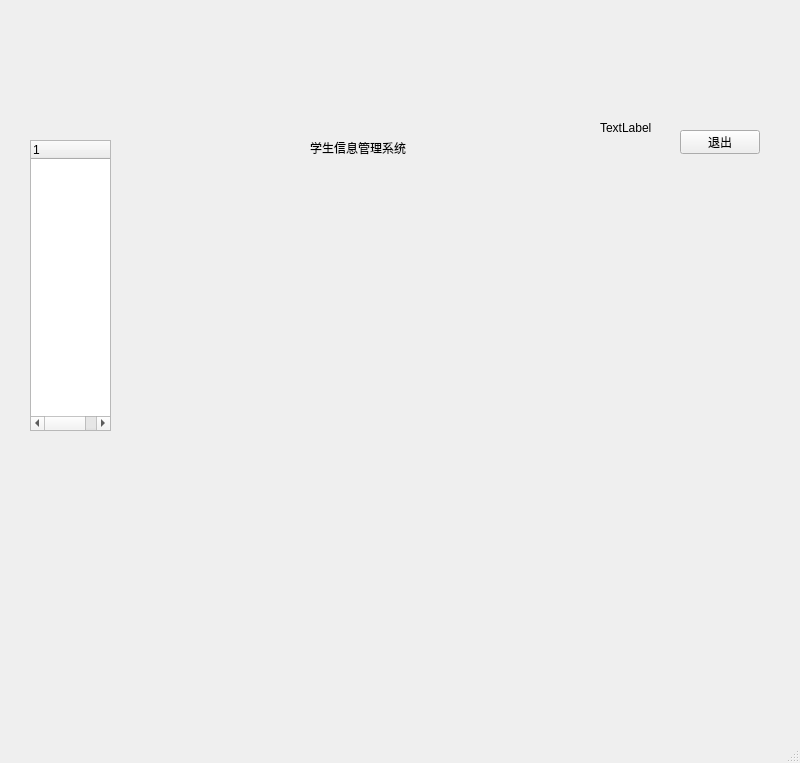
<?xml version="1.0" encoding="UTF-8"?>
<ui version="4.0">
 <class>MainWindow</class>
 <widget class="QMainWindow" name="MainWindow">
  <property name="geometry">
   <rect>
    <x>0</x>
    <y>0</y>
    <width>800</width>
    <height>763</height>
   </rect>
  </property>
  <property name="windowTitle">
   <string>学生信息管理系统</string>
  </property>
  <property name="windowIcon">
   <iconset resource="res.qrc">
    <normaloff>:/icon1.jpg</normaloff>:/icon1.jpg</iconset>
  </property>
  <property name="toolTip">
   <string>这是学生管理系统</string>
  </property>
  <widget class="QWidget" name="centralwidget">
   <widget class="QLabel" name="label">
    <property name="geometry">
     <rect>
      <x>310</x>
      <y>140</y>
      <width>231</width>
      <height>16</height>
     </rect>
    </property>
    <property name="text">
     <string>学生信息管理系统</string>
    </property>
   </widget>
   <widget class="QLabel" name="label_2">
    <property name="geometry">
     <rect>
      <x>510</x>
      <y>75</y>
      <width>54</width>
      <height>51</height>
     </rect>
    </property>
    <property name="text">
     <string/>
    </property>
   </widget>
   <widget class="QLabel" name="label_3">
    <property name="geometry">
     <rect>
      <x>600</x>
      <y>120</y>
      <width>54</width>
      <height>16</height>
     </rect>
    </property>
    <property name="text">
     <string>TextLabel</string>
    </property>
   </widget>
   <widget class="QPushButton" name="btn_exit">
    <property name="geometry">
     <rect>
      <x>680</x>
      <y>130</y>
      <width>80</width>
      <height>24</height>
     </rect>
    </property>
    <property name="text">
     <string>退出</string>
    </property>
   </widget>
   <widget class="QTreeWidget" name="treeWidget">
    <property name="geometry">
     <rect>
      <x>30</x>
      <y>140</y>
      <width>81</width>
      <height>291</height>
     </rect>
    </property>
   </widget>
   <widget class="QStackedWidget" name="stackedWidget">
    <property name="geometry">
     <rect>
      <x>300</x>
      <y>220</y>
      <width>401</width>
      <height>201</height>
     </rect>
    </property>
    <widget class="QWidget" name="page"/>
    <widget class="QWidget" name="page_2"/>
   </widget>
  </widget>
  <widget class="QMenuBar" name="menubar">
   <property name="geometry">
    <rect>
     <x>0</x>
     <y>0</y>
     <width>800</width>
     <height>21</height>
    </rect>
   </property>
  </widget>
  <widget class="QStatusBar" name="statusbar"/>
 </widget>
 <resources>
  <include location="res.qrc"/>
 </resources>
 <connections/>
</ui>
